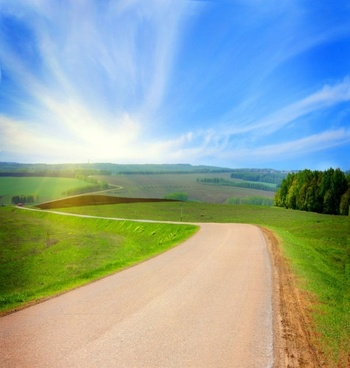
//> input picture Prácticas/Kevin Salazar/Práctica 1/img.jpg, 350 x 368 px
$ ./ejm3   (built with g++ and OpenCV 4)
//> lines starting //> are read from the running program, lines starting //| are printed output that depends on the picture
#include<opencv2/opencv.hpp>
#include<bits/stdc++.h>

using namespace cv;
using namespace std;

int main(){
    Mat img= imread("img.jpg", 1);
//> img is the input picture: 368 rows x 350 cols, CV_8UC3; mean B, G, R 162, 168.3, 147.5
    imshow("Entrada", img);
    Mat gris, hist;
    cvtColor(img, gris, COLOR_BGR2GRAY);
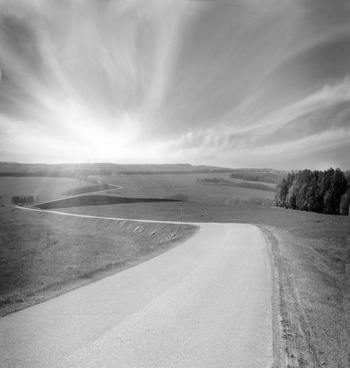
//> gris: 368 rows x 350 cols, CV_8UC1; min 1, max 254, mean 161.4
    int canales[1]= {0}, bins[1]= {256};
    float rango[2]= {0, 256};
    const float *rangos[]= {rango};
    calcHist(&gris, 1, canales, noArray(), hist, 1, bins, rangos);
//> hist = 256 values, max 2326 at index 201, min 0 at index 0, mean 503.1
    hist*= 255.0/norm(hist, NORM_L1);
//> hist = 256 values, max 4.61 at index 201, min 0 at index 0, mean 0.996
    Mat lut(1, 256, CV_8UC1);
    float acum= 0.0;
    for (int i= 0; i<256; i++) {
        lut.at<uchar>(0, i)= acum;
        acum+= hist.at<float>(i);
    }
//> this loop made 256 passes
//> acum on passes 1 to 3: 0, 0.0257, 0.0752
//> after the loop, lut = 256 values from 0 to 255; acum = 255
    Mat res;
    LUT(img, lut, res);
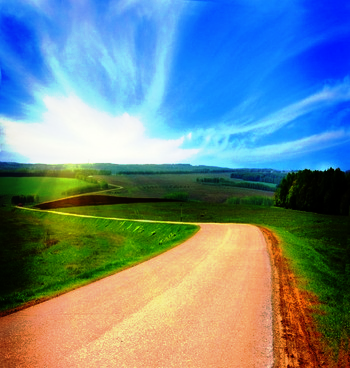
//> res: 368 rows x 350 cols, CV_8UC3; mean B, G, R 142.3, 135.9, 109.6
    imshow("Ecualizada", res);

    waitKey(0);


    return 0;
}
